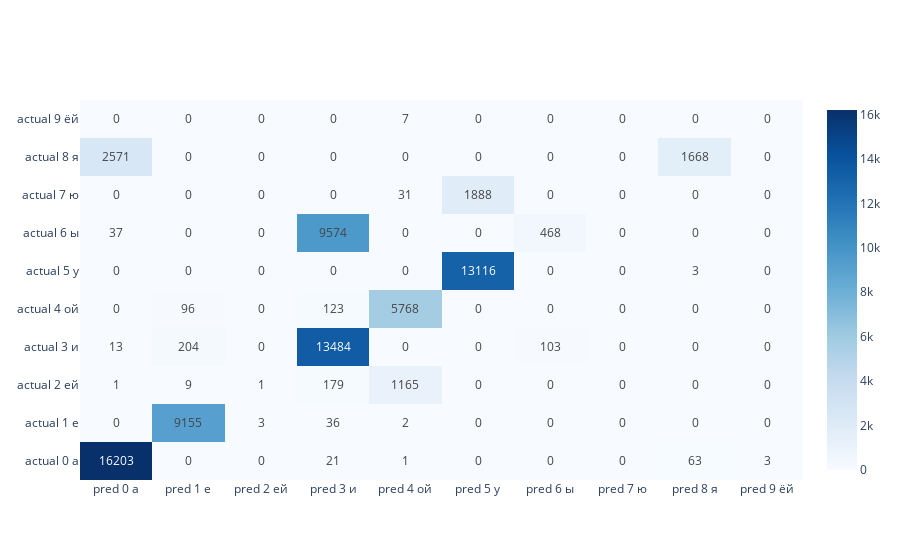

The code cell stored with this chart in its notebook:
### Markdown cell above
#### with norm end

### Code cell
job_name = 'datasphere/agreementproject/job_info/job_agreementproject_10:45:55.499540.txt'
metrics, result_df, y_true, y_pred, tasks = get_training_results(bucket,job_name, project_name)


plot_metrics(metrics, tasks[0])
sorted_nums = sorted(list(y_true.unique()))
cm = pd.DataFrame(
    confusion_matrix(y_true, y_pred,
                        # normalize='true'
                     ).round(2),
    columns=[f'pred {n} {end_by_num[n]}' for n in sorted_nums],
    index=[f'actual {n} {end_by_num[n]}' for n in sorted_nums]
)
plot_cm(cm)
cm = pd.DataFrame(
    confusion_matrix(y_true, y_pred,
                        normalize='true'
                     ).round(2),
    columns=[f'pred {n} {end_by_num[n]}' for n in sorted_nums],
    index=[f'actual {n} {end_by_num[n]}' for n in sorted_nums]
)
plot_cm(cm)

### Figure 1 — Plotly figure (JSON) as saved in the notebook; plotly's stock layout.template omitted (floating-point values rounded to 4 significant figures)
{"data": [{"colorscale": [[0, "rgb(247,251,255)"], [0.125, "rgb(222,235,247)"], [0.25, "rgb(198,219,239)"], [0.375, "rgb(158,202,225)"], [0.5, "rgb(107,174,214)"], [0.625, "rgb(66,146,198)"], [0.75, "rgb(33,113,181)"], [0.875, "rgb(8,81,156)"], [1, "rgb(8,48,107)"]], "text": [[16203, 0, 0, 21, 1, 0, 0, 0, 63, 3], [0, 9155, 3, 36, 2, 0, 0, 0, 0, 0], [1, 9, 1, 179, 1165, 0, 0, 0, 0, 0], [13, 204, 0, 13484, 0, 0, 103, 0, 0, 0], [0, 96, 0, 123, 5768, 0, 0, 0, 0, 0], [0, 0, 0, 0, 0, 13116, 0, 0, 3, 0], [37, 0, 0, 9574, 0, 0, 468, 0, 0, 0], [0, 0, 0, 0, 31, 1888, 0, 0, 0, 0], [2571, 0, 0, 0, 0, 0, 0, 0, 1668, 0], [0, 0, 0, 0, 7, 0, 0, 0, 0, 0]], "texttemplate": "%{text}", "type": "heatmap", "x": ["pred 0 а", "pred 1 е", "pred 2 ей", "pred 3 и", "pred 4 ой", "pred 5 у", "pred 6 ы", "pred 7 ю", "pred 8 я", "pred 9 ёй"], "y": ["actual 0 а", "actual 1 е", "actual 2 ей", "actual 3 и", "actual 4 ой", "actual 5 у", "actual 6 ы", "actual 7 ю", "actual 8 я", "actual 9 ёй"], "z": [[16203, 0, 0, 21, 1, 0, 0, 0, 63, 3], [0, 9155, 3, 36, 2, 0, 0, 0, 0, 0], [1, 9, 1, 179, 1165, 0, 0, 0, 0, 0], [13, 204, 0, 13484, 0, 0, 103, 0, 0, 0], [0, 96, 0, 123, 5768, 0, 0, 0, 0, 0], [0, 0, 0, 0, 0, 13116, 0, 0, 3, 0], [37, 0, 0, 9574, 0, 0, 468, 0, 0, 0], [0, 0, 0, 0, 31, 1888, 0, 0, 0, 0], [2571, 0, 0, 0, 0, 0, 0, 0, 1668, 0], [0, 0, 0, 0, 7, 0, 0, 0, 0, 0]]}], "layout": {}}
